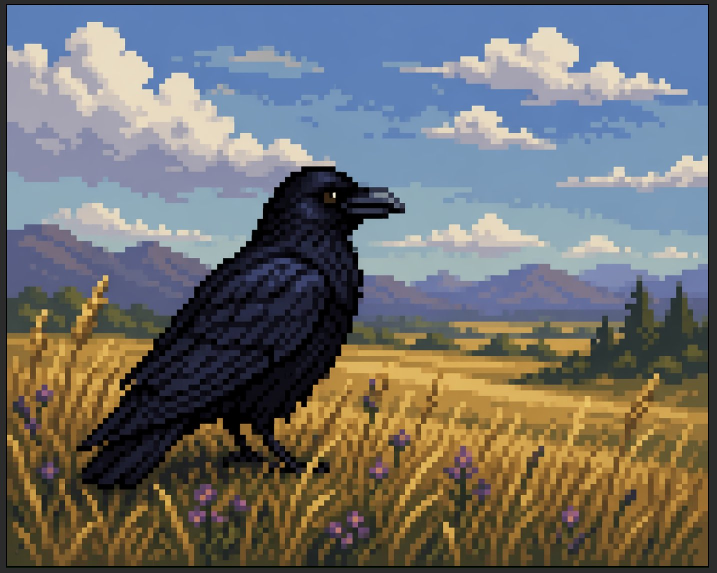
#> input picture crow.jpg, 1434 x 1146 px (shown at 1/2 size)
$ python fix_pixels.py   (older library calls are emulated)
#> lines starting #> are read from the running program, lines starting #| are printed output that depends on the picture
#!/usr/bin/env python
"""
fix_pixels.py - Un-wobble an AI-generated pixel-art image.

Pipeline:
  [0] Load image.
  [1] Gradient magnitude — pixel borders light up.
  [2] Project gradient onto X and Y axes — peaks mark grid lines.
  [3] FFT of each projection — strongest periodic frequency is the pixel pitch P.
  [4] Phase search — find where the first grid line starts.
  [5] Per-line local snap — for each predicted line, slide to the nearest
      actual gradient peak (this is what fixes the wobble).
  [6] Median color per cell.
  [7] Rebuild image at source resolution (for A/B comparison).
  [8] Clean nearest-neighbor upscale of the final pixel grid.

Every step dumps an artifact to .out/ so you can see the logic work.
"""
import os
import sys

import cv2
import matplotlib
import numpy as np

matplotlib.use("Agg")
import matplotlib.pyplot as plt
from scipy.signal import find_peaks
from scipy.ndimage import median_filter, gaussian_filter1d

IN_PATH = sys.argv[1] if len(sys.argv) > 1 else "crow.jpg"
MERGE_RADIUS = float(sys.argv[2]) if len(sys.argv) > 2 else 3.0  # Lab distance threshold
OUT_DIR = ".out"
os.makedirs(OUT_DIR, exist_ok=True)


def save(name, img):
    path = os.path.join(OUT_DIR, name)
    cv2.imwrite(path, img)
    print(f"  -> {path}")


def save_plot(name):
    path = os.path.join(OUT_DIR, name)
    plt.tight_layout()
    plt.savefig(path, dpi=120)
    plt.close()
    print(f"  -> {path}")


# ---- [0] load ---------------------------------------------------------------
print("[0] load", IN_PATH)
bgr = cv2.imread(IN_PATH, cv2.IMREAD_COLOR)
#> bgr is the input picture: shape (1146, 1434, 3); mean B, G, R 109.3, 111, 111.2
if bgr is None:
    sys.exit(f"could not read {IN_PATH}")
H, W = bgr.shape[:2]
print(f"    size = {W} x {H}")
#|     size = 1434 x 1146
save("00_original.png", bgr)


# ---- [1] gradient magnitude -------------------------------------------------
print("[1] gradient magnitude")
gray = cv2.cvtColor(bgr, cv2.COLOR_BGR2GRAY).astype(np.float32)
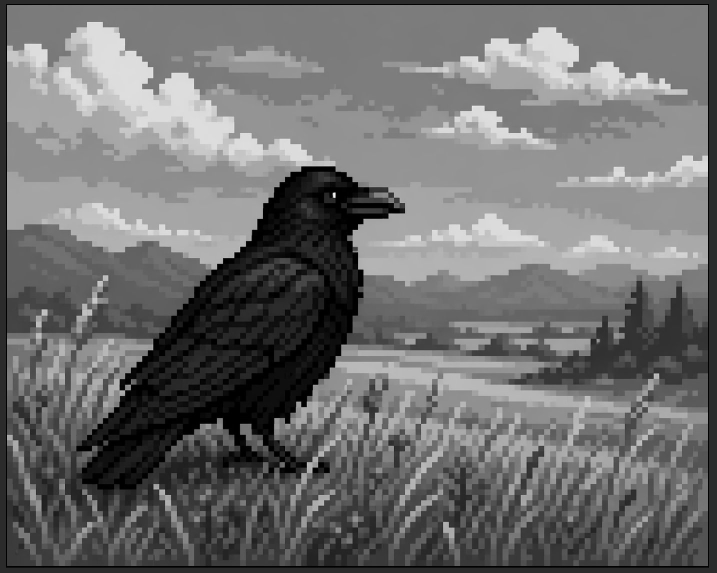
#> gray: shape (1146, 1434) float32 (shown at 1/2 size); min 0, max 250, mean 110.9
gx = np.abs(cv2.Sobel(gray, cv2.CV_32F, 1, 0, ksize=3))  # strong at vertical edges
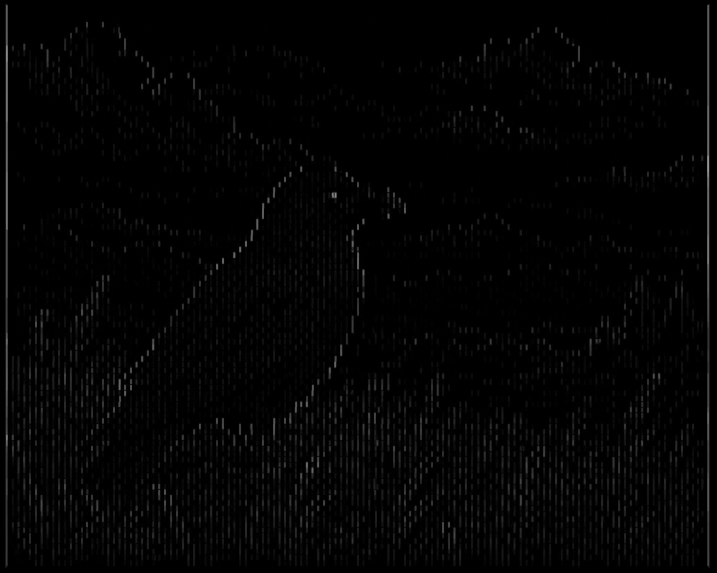
#> gx: shape (1146, 1434) float32 (shown at 1/2 size); min 0, max 877, mean 13.7; drawn with min black and max white
gy = np.abs(cv2.Sobel(gray, cv2.CV_32F, 0, 1, ksize=3))  # strong at horizontal edges
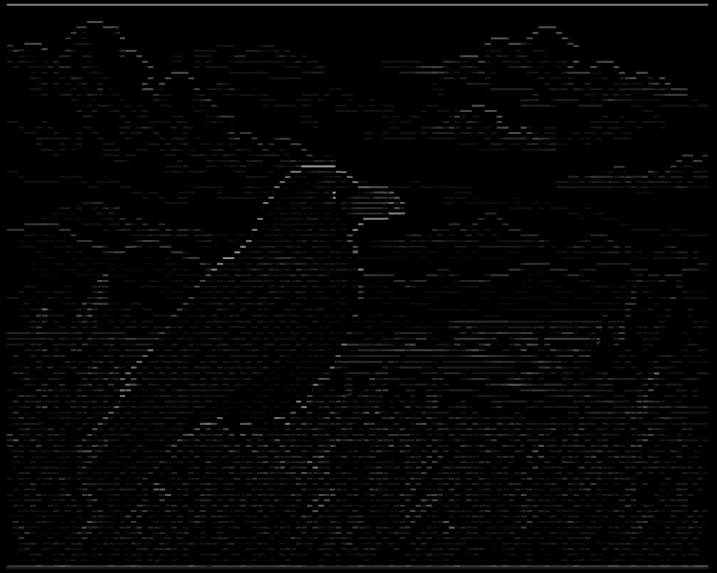
#> gy: shape (1146, 1434) float32 (shown at 1/2 size); min 0, max 656, mean 14.1; drawn with min black and max white
grad = gx + gy
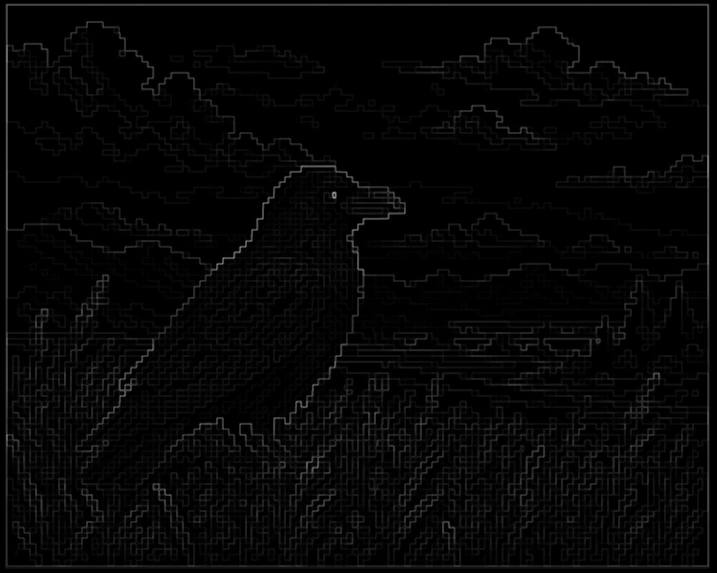
#> grad: shape (1146, 1434) float32 (shown at 1/2 size); min 0, max 1074, mean 27.8; drawn with min black and max white
save("01_gradient.png", np.clip(grad / grad.max() * 255, 0, 255).astype(np.uint8))


# ---- [2] axis projections ---------------------------------------------------
# A vertical pixel border is a column of high |dI/dx|, so summing gx down the
# columns gives a 1D signal whose peaks are vertical-border x-positions.
print("[2] axis projections")
col_sig = gx.sum(axis=0)  # length W, peaks at vertical borders
#> col_sig = 1434 values, max 526828 at index 1416, min 0 at index 0, mean 15724.8
row_sig = gy.sum(axis=1)  # length H, peaks at horizontal borders
#> row_sig = 1146 values, max 682342 at index 9, min 0 at index 0, mean 20170

fig, ax = plt.subplots(2, 1, figsize=(12, 5))
ax[0].plot(col_sig)
ax[0].set_title("gx summed down columns -> peaks at vertical pixel borders")
ax[0].set_xlabel("x")
ax[1].plot(row_sig)
ax[1].set_title("gy summed across rows -> peaks at horizontal pixel borders")
ax[1].set_xlabel("y")
save_plot("02_projections.png")
#> in save_plot, `plt.savefig(path, dpi=120)`:
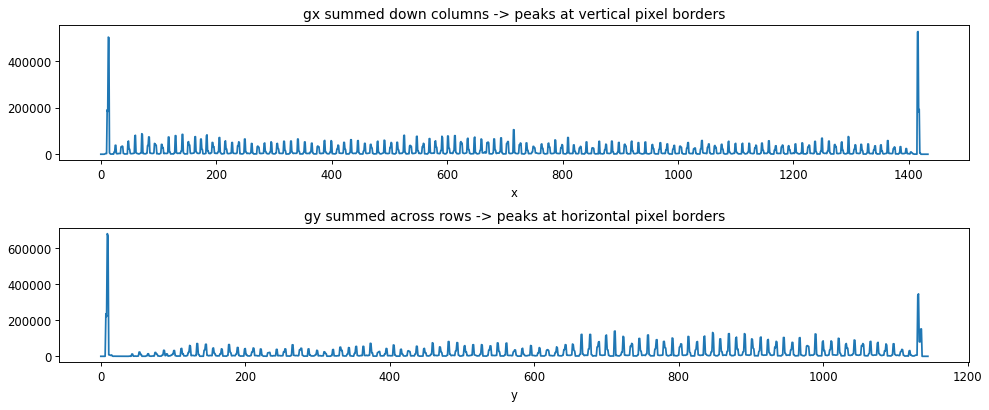
#> figure drawn by matplotlib, 2 panels; panel 1: curve peaks at x = 1416, y = 526828; panel 2: curve peaks at x = 9, y = 682342


# ---- [3] pitch via autocorrelation -----------------------------------------
# FFT alone is fooled by harmonics: a square-edged signal has strong content
# at 2f and 3f, so the FFT can lock onto a half-period. Autocorrelation does
# not have this problem -- the first strong peak after lag 0 is the true
# fundamental period, regardless of harmonic content.
def detect_pitch(sig, min_P=4, max_P=80):
    """Return pixel pitch (in source pixels) using autocorrelation."""
#> called with sig = array of shape (1434,), min_P = 4, max_P = 80
    s = sig - sig.mean()
#> s = 1434 values, max 511103.2 at index 1416, min -15724.8 at index 0, mean -0.000305
    # Full autocorrelation, then keep only non-negative lags.
    ac_full = np.correlate(s, s, mode="full")
#> ac_full = 2867 values, max 1.68e+12 at index 1433, min -2.66e+11 at index 1427, mean 0
    ac = ac_full[len(ac_full) // 2 :]
#> ac = 1434 values, max 1.68e+12 at index 0, min -2.66e+11 at index 6, mean 584973952
    # Normalize so the bias-from-overlap doesn't favor short lags.
    n = len(ac)
#> n = 1434
    ac = ac / np.arange(n, 0, -1)
#> ac = 1434 values, max 1.53e+10 at index 1402, min -2.1e+09 at index 1415, mean 13646497.2
    # Look for peaks in the candidate-period window.
    window = ac[min_P : max_P + 1]
#> window = 77 values, max 276916261.4 at index 8, min -185983331.7 at index 2, mean -6833054.4
    peaks, props = find_peaks(window, prominence=window.max() * 0.05)
#> peaks = [8, 18, 30, 42, 54, 65]; props = {'prominences': [441496210.5, 399267597.7, 382172352.2, 346906300.2, 281960400.9, 201483577.9], 'left_bases': [2, 12, 12, 36, 46, 58], 'right_bases': [12, 24, 36, 46, 58, 70]}
    if len(peaks) == 0:
        # Fallback: just argmax in the window.
        k = int(np.argmax(window))
    else:
        # First (smallest-lag) prominent peak = the fundamental period.
        k = int(peaks[0])
#> k = 8
    P_int = min_P + k
#> P_int = 12
    # Sub-pixel refinement around the chosen peak.
    if 0 < P_int < len(ac) - 1:
        y1, y2, y3 = ac[P_int - 1], ac[P_int], ac[P_int + 1]
#> y1 = 195421282.6; y2 = 276916261.4; y3 = 90157145.4
        denom = y1 - 2 * y2 + y3
#> denom = -268254094.9
        delta = 0.5 * (y1 - y3) / denom if denom != 0 else 0.0
#> delta = -0.196
    else:
        delta = 0.0
    P = P_int + delta
#> P = 11.8
    return P, ac, P_int


print("[3] pitch via autocorrelation")
P_x, ac_x, k_x = detect_pitch(col_sig)
#> P_x = 11.8; ac_x has the same summary as ac in detect_pitch; k_x = 12
P_y, ac_y, k_y = detect_pitch(row_sig)
#> P_y = 11.63; ac_y = 1146 values, max 1.74e+10 at index 1122, min -3.61e+09 at index 1131, mean 16079626.6; k_y = 12
print(f"    autocorr says P_x = {P_x:.3f}   P_y = {P_y:.3f}")
#|     autocorr says P_x = 11.804   P_y = 11.627
P_init = (P_x + P_y) / 2.0
#> P_init = 11.72


# Autocorrelation can still lock onto a sub-pixel period when each AI tile
# has internal anti-aliased ramps. Validate using an ANOVA-style metric:
#
#   F = var(cell mean colours) / mean(within-cell variance)
#
# At the *true* P, neighbouring cells are different colours (high numerator)
# while each cell is internally near-uniform (low denominator). At P/2, both
# halves of a true pixel share a colour -> numerator collapses and F drops.
def f_score(img, P):
    g = cv2.cvtColor(img, cv2.COLOR_BGR2GRAY).astype(np.float32)
    H, W = g.shape
    P_int = int(round(P))
    if P_int < 2 or P_int > min(H, W) // 4:
        return -np.inf, (0, 0)
    mean = cv2.boxFilter(g, -1, (P_int, P_int), normalize=True)
    mean_sq = cv2.boxFilter(g * g, -1, (P_int, P_int), normalize=True)
    var = np.maximum(mean_sq - mean * mean, 0)
    half = P_int // 2
    best, best_off = -np.inf, (0, 0)
    for oy in range(P_int):
        yc = np.arange(oy + half, H - half, P_int)
        if len(yc) < 2:
            continue
        for ox in range(P_int):
            xc = np.arange(ox + half, W - half, P_int)
            if len(xc) < 2:
                continue
            cm = mean[np.ix_(yc, xc)]
            cv_ = var[np.ix_(yc, xc)]
            within = cv_.mean() + 1e-6
            between = cm.var()
            F = between / within
            if F > best:
                best, best_off = F, (ox, oy)
    return best, best_off


print("[3b] validate against P, 2P, 3P via F-statistic")
candidates = [P_init, 2 * P_init, 3 * P_init]
#> candidates = [11.72, 23.43, 35.15]
scores = []
for cand in candidates:
    F, off = f_score(bgr, cand)
    scores.append((cand, F, off))
    print(f"    P={cand:6.2f}  F={F:8.3f}  best phase={off}")
#> this loop made 3 passes
#> (cand, P_int in f_score, half in f_score, F, off) on passes 1 to 3: (11.72, 12, 6, 12, (0, 10)), (23.43, 23, 11, 6.89, (14, 10)), (35.15, 35, 17, 5.07, (16, 18))
#> (printed output is left out)
#> pass 1, in f_score, `mean = cv2.boxFilter(g, -1, (P_int, P_int), normalize=True)`:
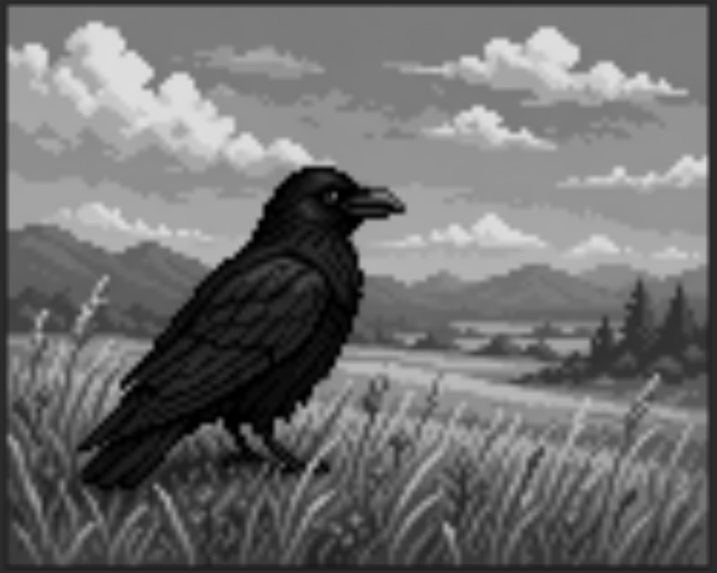
#> mean: shape (1146, 1434) float32 (shown at 1/2 size); min 0, max 222.9, mean 110.9
#> after the loop, scores = [(11.72, 12, (0, 10)), (23.43, 6.89, (14, 10)), (35.15, 5.07, (16, 18))]
P, F_chosen, _ = max(scores, key=lambda t: t[1])
#> P = 11.72; F_chosen = 12
#> (the rest of the program and of its run is left out)
